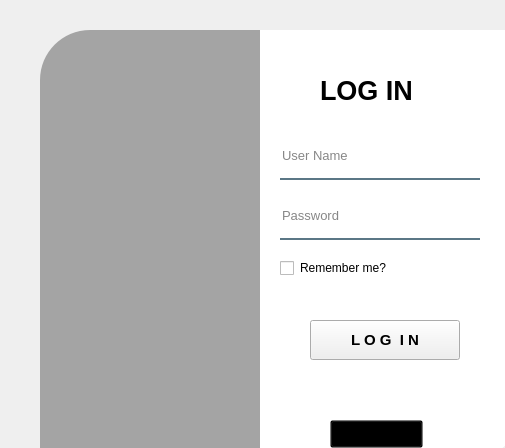
<?xml version="1.0" encoding="UTF-8"?>
<ui version="4.0">
 <class>LoginScreen</class>
 <widget class="QMainWindow" name="LoginScreen">
  <property name="geometry">
   <rect>
    <x>0</x>
    <y>0</y>
    <width>505</width>
    <height>448</height>
   </rect>
  </property>
  <property name="font">
   <font>
    <family>MS Shell Dlg 2</family>
   </font>
  </property>
  <property name="windowTitle">
   <string>Form</string>
  </property>
  <widget class="QWidget" name="widget" native="true">
   <property name="geometry">
    <rect>
     <x>-20</x>
     <y>-20</y>
     <width>521</width>
     <height>461</height>
    </rect>
   </property>
   <property name="styleSheet">
    <string notr="true">QPushButton#pushButton{
	background-color: qlineargradient(spread:pad, x1:0, y1:0.505682, x2:1, y2:0.477, stop:0 rgba(11, 131, 120, 219), stop:1 rgba(85, 98, 112, 226));
color:rgba(255,255,255,210);
border-radius:5px;
}

QPushButton#pushButton:hover{
	background-color: qlineargradient(spread:pad, x1:0, y1:0.505682, x2:1, y2:0.477, stop:0 rgba(150, 123, 111, 219), stop:1 rgba(85, 81, 84, 226));
}

QPushButton#pushButton:pressed{
padding-left:5px;
paddig-top:5px;
background-color:rgba(150,123,111,255);
}




QPushButton#pushButton_2,#pushButton_3,#pushButton_4,#pushButton_5{
	background-color: rgba(0, 0, 0, 0);
color:rgba(85,98,112,255);
}

QPushButton#pushButton_2:hover,#pushButton_3:hover,#pushButton_4:hover,#pushButton_5:hover{
color: rgba(131, 96, 53, 255);
}

QPushButton#pushButton_2:pressed,#pushButton_3:pressed,#pushButton_4:pressed,#pushButton_5:pressed{
padding-left:5px;
paddig-top:5px;
color:rgba(91,88,53,255);
}</string>
   </property>
   <widget class="QLabel" name="label">
    <property name="geometry">
     <rect>
      <x>40</x>
      <y>30</y>
      <width>280</width>
      <height>430</height>
     </rect>
    </property>
    <property name="styleSheet">
     <string notr="true">border-image: url(:/Images/Images/r2.jpg);
background-color:rgba(0,0,0,80);
border-top-left-radius:50px;
</string>
    </property>
    <property name="text">
     <string/>
    </property>
    <property name="pixmap">
     <pixmap>../Images/r2.jpg</pixmap>
    </property>
    <property name="scaledContents">
     <bool>true</bool>
    </property>
   </widget>
   <widget class="QLabel" name="label_2">
    <property name="geometry">
     <rect>
      <x>260</x>
      <y>30</y>
      <width>260</width>
      <height>430</height>
     </rect>
    </property>
    <property name="font">
     <font>
      <family>MS Shell Dlg 2</family>
      <pointsize>15</pointsize>
     </font>
    </property>
    <property name="styleSheet">
     <string notr="true">background-color: rgba(255, 255, 255,255);
border-bottom-right-radius:50px;</string>
    </property>
    <property name="text">
     <string/>
    </property>
   </widget>
   <widget class="QLabel" name="label_3">
    <property name="geometry">
     <rect>
      <x>320</x>
      <y>70</y>
      <width>131</width>
      <height>41</height>
     </rect>
    </property>
    <property name="font">
     <font>
      <family>MS Shell Dlg 2</family>
      <pointsize>20</pointsize>
      <weight>75</weight>
      <bold>true</bold>
     </font>
    </property>
    <property name="text">
     <string>LOG IN</string>
    </property>
   </widget>
   <widget class="QLineEdit" name="UserNametxt">
    <property name="geometry">
     <rect>
      <x>280</x>
      <y>140</y>
      <width>200</width>
      <height>40</height>
     </rect>
    </property>
    <property name="font">
     <font>
      <family>MS Shell Dlg 2</family>
      <pointsize>10</pointsize>
     </font>
    </property>
    <property name="styleSheet">
     <string notr="true">background-color: rgba(0, 0, 0, 0);
border:none;
border-bottom:2px solid rgba(46,82,101,200);
color:rgba(0,0,0,240);
padding-bottom:7px;</string>
    </property>
    <property name="placeholderText">
     <string>User Name</string>
    </property>
   </widget>
   <widget class="QLineEdit" name="Passwordtxt">
    <property name="geometry">
     <rect>
      <x>280</x>
      <y>200</y>
      <width>200</width>
      <height>40</height>
     </rect>
    </property>
    <property name="font">
     <font>
      <family>MS Shell Dlg 2</family>
      <pointsize>10</pointsize>
     </font>
    </property>
    <property name="styleSheet">
     <string notr="true">background-color: rgba(0, 0, 0, 0);
border:none;
border-bottom:2px solid rgba(46,82,101,200);
color:rgba(0,0,0,240);
padding-bottom:7px;</string>
    </property>
    <property name="echoMode">
     <enum>QLineEdit::Password</enum>
    </property>
    <property name="placeholderText">
     <string>Password</string>
    </property>
   </widget>
   <widget class="QCheckBox" name="checkBox">
    <property name="geometry">
     <rect>
      <x>280</x>
      <y>260</y>
      <width>121</width>
      <height>17</height>
     </rect>
    </property>
    <property name="text">
     <string/>
    </property>
   </widget>
   <widget class="QLabel" name="label_5">
    <property name="geometry">
     <rect>
      <x>300</x>
      <y>260</y>
      <width>101</width>
      <height>16</height>
     </rect>
    </property>
    <property name="text">
     <string>Remember me?</string>
    </property>
   </widget>
   <widget class="QPushButton" name="RegisterBtn">
    <property name="geometry">
     <rect>
      <x>330</x>
      <y>420</y>
      <width>93</width>
      <height>28</height>
     </rect>
    </property>
    <property name="styleSheet">
     <string notr="true">QPushButton{
background-color: transparent;
}</string>
    </property>
    <property name="text">
     <string>Register Now</string>
    </property>
   </widget>
   <widget class="QPushButton" name="loginBtn">
    <property name="geometry">
     <rect>
      <x>310</x>
      <y>320</y>
      <width>150</width>
      <height>40</height>
     </rect>
    </property>
    <property name="font">
     <font>
      <family>MS Shell Dlg 2</family>
      <pointsize>11</pointsize>
      <weight>75</weight>
      <bold>true</bold>
     </font>
    </property>
    <property name="styleSheet">
     <string notr="true"/>
    </property>
    <property name="text">
     <string>L O G  I N</string>
    </property>
   </widget>
  </widget>
 </widget>
 <resources/>
 <connections/>
</ui>
